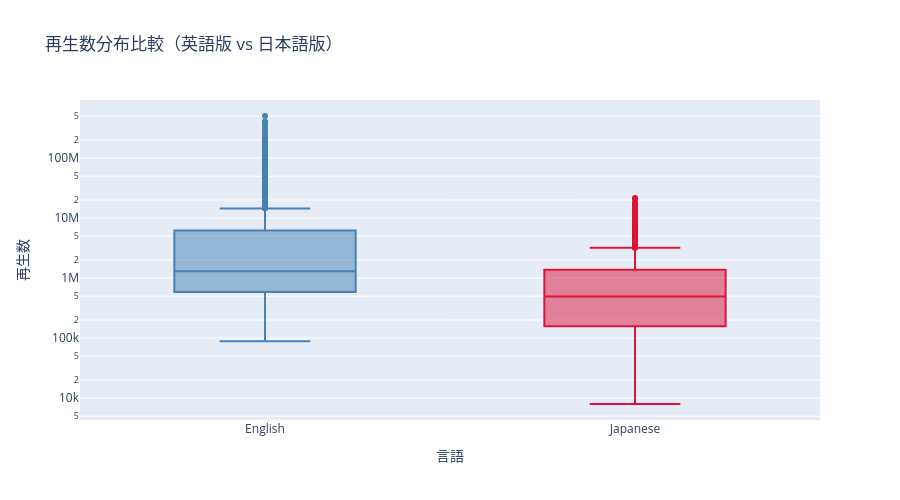

This figure's notebook cell:
### Code cell
#  再生数分布比較（箱ひげ図）

if len(df_en) > 0:
    df['lang'] = 'Japanese'
    df_combined = pd.concat([
        df_en[['title', 'read_count', 'lang']],
        df[['title', 'read_count', 'lang']]
    ], ignore_index=True)
    
    fig = px.box(
        df_combined,
        x='lang',
        y='read_count',
        color='lang',
        title=' 再生数分布比較（英語版 vs 日本語版）',
        labels={'read_count': '再生数', 'lang': '言語'},
        log_y=True,
        color_discrete_map={'English': 'steelblue', 'Japanese': 'crimson'}
    )
    fig.update_layout(height=500, showlegend=False)
    fig.show()

### Figure 1 — Plotly figure (JSON) as saved in the notebook; plotly's stock layout.template omitted (floating-point values rounded to 4 significant figures; data arrays with more than 128 entries replaced by an {"elided": "..."} marker saying what was removed)
{"data": [{"alignmentgroup": "True", "hovertemplate": "言語=%{x}<br>再生数=%{y}<extra></extra>", "legendgroup": "English", "marker": {"color": "steelblue"}, "name": "English", "notched": false, "offsetgroup": "English", "orientation": "v", "showlegend": true, "type": "box", "x": {"elided": "1827 str values"}, "x0": " ", "xaxis": "x", "y": {"elided": "1827 int values"}, "y0": " ", "yaxis": "y"}, {"alignmentgroup": "True", "hovertemplate": "言語=%{x}<br>再生数=%{y}<extra></extra>", "legendgroup": "Japanese", "marker": {"color": "crimson"}, "name": "Japanese", "notched": false, "offsetgroup": "Japanese", "orientation": "v", "showlegend": true, "type": "box", "x": {"elided": "1026 str values"}, "x0": " ", "xaxis": "x", "y": {"elided": "1026 int values"}, "y0": " ", "yaxis": "y"}], "layout": {"boxmode": "overlay", "height": 500, "legend": {"title": {"text": "言語"}, "tracegroupgap": 0}, "showlegend": false, "title": {"text": " 再生数分布比較（英語版 vs 日本語版）"}, "xaxis": {"anchor": "y", "categoryarray": ["English", "Japanese"], "categoryorder": "array", "domain": [0, 1], "title": {"text": "言語"}}, "yaxis": {"anchor": "x", "domain": [0, 1], "title": {"text": "再生数"}, "type": "log"}}}
